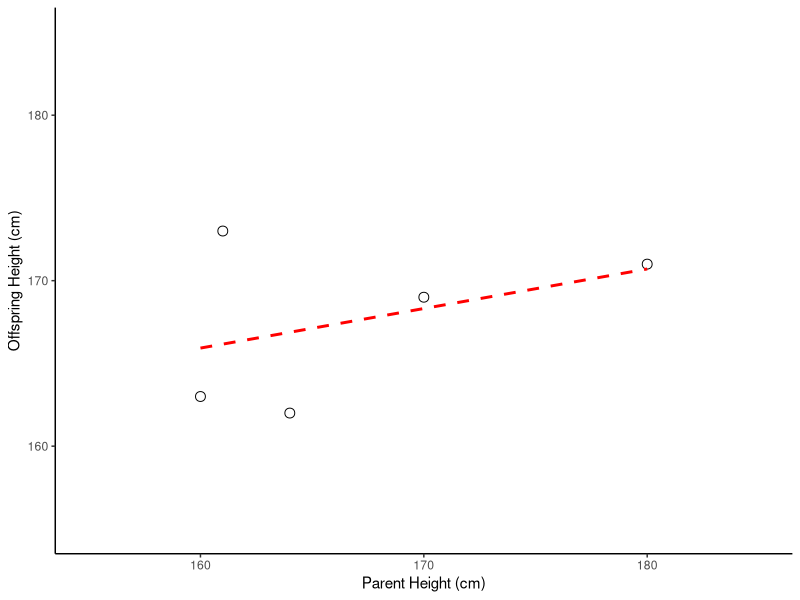
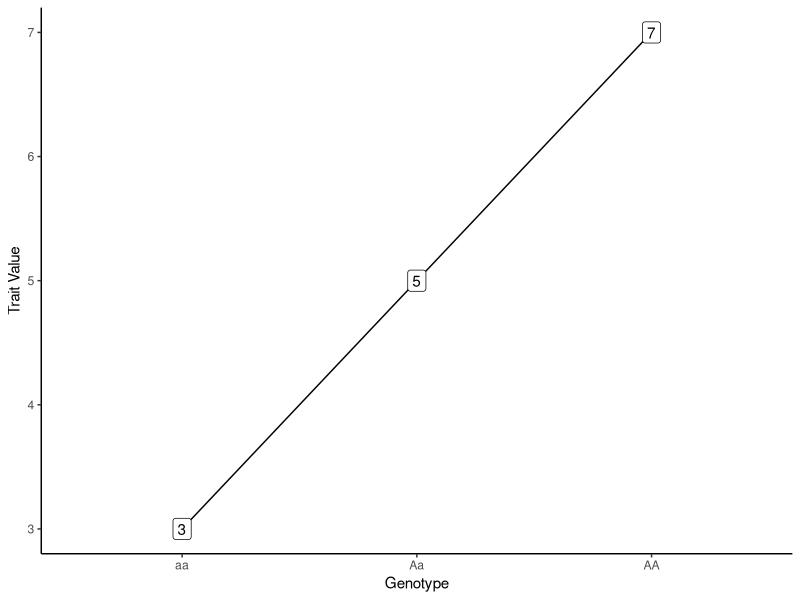
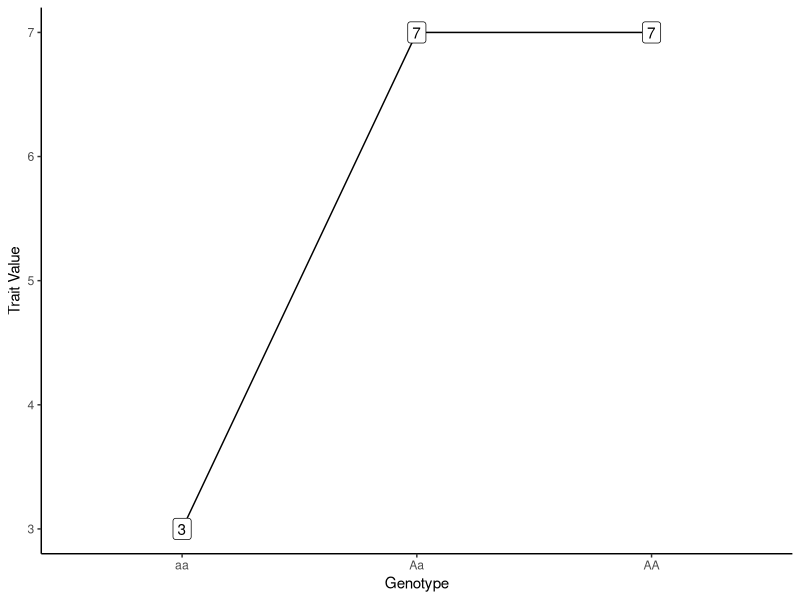
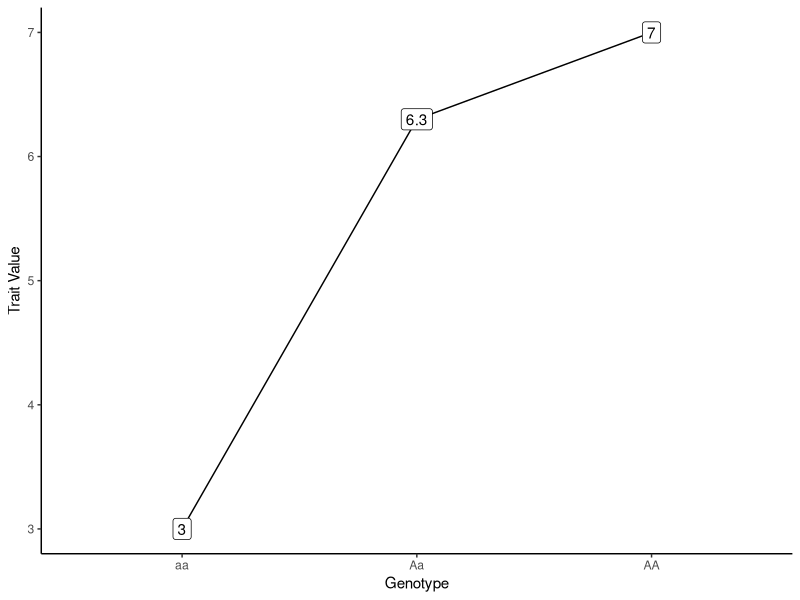

Recreate these plots in R, in order.
## ---- chunk 1
library(tidyverse)
p_i <- c(160, 170, 164, 180, 161)
o_i <- c(163, 169, 162, 171, 173)
df <- cbind(p_i, o_i) %>% as.data.frame()
model <- lm(o_i ~ p_i) 
model$coefficients[2]
## ---- chunk 2
ggplot(df, aes(x=p_i, y=o_i)) +
  theme_classic() +
  geom_point(pch=21, size=3) +
  xlim(155, 185) +
  ylim(155, 185) +
  geom_smooth(method='lm', se = FALSE, linetype="dashed", color="red") +
  xlab("Parent Height (cm)") +
  ylab("Offspring Height (cm)")
## ---- chunk 3
library(ggplot2)

df <- data.frame(tarsus_length=c(7, 5, 3),
                 genotype=c("AA", "Aa", "aa"))

ggplot(data=df, aes(x=genotype, y=tarsus_length, group=1)) +
  theme_classic() +
  geom_line()+
  geom_point() +
  ylab("Trait Value") +
  xlab("Genotype") +
  geom_label(label = df$tarsus_length)

## ---- chunk 4
library(ggplot2)

df <- data.frame(tarsus_length=c(7, 7, 3),
                 genotype=c("AA", "Aa", "aa"))

ggplot(data=df, aes(x=genotype, y=tarsus_length, group=1)) +
  theme_classic() +
  geom_line()+
  geom_point() +
  ylab("Trait Value") +
  xlab("Genotype") +
  geom_label(label = df$tarsus_length)

## ---- chunk 5
library(ggplot2)

df <- data.frame(tarsus_length=c(7, 6.3, 3),
                 genotype=c("AA", "Aa", "aa"))

ggplot(data=df, aes(x=genotype, y=tarsus_length, group=1)) +
  theme_classic() +
  geom_line()+
  geom_point() +
  ylab("Trait Value") +
  xlab("Genotype") +
  geom_label(label = df$tarsus_length)
